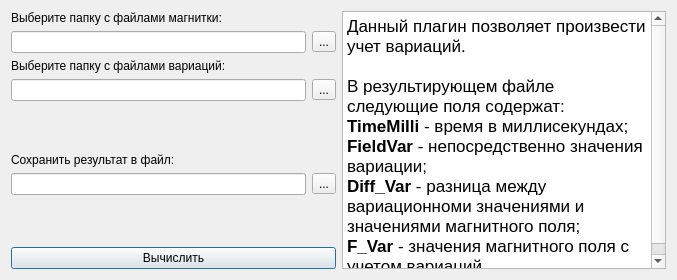
<?xml version="1.0" encoding="UTF-8"?>
<ui version="4.0">
 <class>Dialog</class>
 <widget class="QDialog" name="Dialog">
  <property name="geometry">
   <rect>
    <x>0</x>
    <y>0</y>
    <width>677</width>
    <height>280</height>
   </rect>
  </property>
  <property name="windowTitle">
   <string>Dialog</string>
  </property>
  <layout class="QHBoxLayout" name="horizontalLayout">
   <item>
    <layout class="QVBoxLayout" name="verticalLayout">
     <item>
      <widget class="QLabel" name="label_5">
       <property name="text">
        <string>Выберите папку с файлами магнитки:</string>
       </property>
      </widget>
     </item>
     <item>
      <layout class="QHBoxLayout" name="horizontalLayout_2">
       <item>
        <widget class="QLineEdit" name="lineEdit_in_magn"/>
       </item>
       <item>
        <widget class="QToolButton" name="toolButton_in_magn">
         <property name="text">
          <string>...</string>
         </property>
        </widget>
       </item>
      </layout>
     </item>
     <item>
      <widget class="QLabel" name="label_4">
       <property name="text">
        <string>Выберите папку с файлами вариаций:</string>
       </property>
      </widget>
     </item>
     <item>
      <layout class="QHBoxLayout" name="horizontalLayout_3">
       <item>
        <widget class="QLineEdit" name="lineEdit_in_var"/>
       </item>
       <item>
        <widget class="QToolButton" name="toolButton_in_var">
         <property name="text">
          <string>...</string>
         </property>
        </widget>
       </item>
      </layout>
     </item>
     <item>
      <spacer name="verticalSpacer_2">
       <property name="orientation">
        <enum>Qt::Vertical</enum>
       </property>
       <property name="sizeHint" stdset="0">
        <size>
         <width>20</width>
         <height>40</height>
        </size>
       </property>
      </spacer>
     </item>
     <item>
      <widget class="QLabel" name="label_3">
       <property name="text">
        <string>Сохранить результат в файл:</string>
       </property>
      </widget>
     </item>
     <item>
      <layout class="QHBoxLayout" name="horizontalLayout_4">
       <item>
        <widget class="QLineEdit" name="lineEdit_output"/>
       </item>
       <item>
        <widget class="QToolButton" name="toolButton_output">
         <property name="text">
          <string>...</string>
         </property>
        </widget>
       </item>
      </layout>
     </item>
     <item>
      <spacer name="verticalSpacer">
       <property name="orientation">
        <enum>Qt::Vertical</enum>
       </property>
       <property name="sizeHint" stdset="0">
        <size>
         <width>20</width>
         <height>40</height>
        </size>
       </property>
      </spacer>
     </item>
     <item>
      <widget class="QPushButton" name="pushButton_calc">
       <property name="text">
        <string>Вычислить</string>
       </property>
      </widget>
     </item>
    </layout>
   </item>
   <item>
    <widget class="QTextEdit" name="textEdit">
     <property name="enabled">
      <bool>true</bool>
     </property>
     <property name="readOnly">
      <bool>true</bool>
     </property>
     <property name="html">
      <string>&lt;!DOCTYPE HTML PUBLIC &quot;-//W3C//DTD HTML 4.0//EN&quot; &quot;http://www.w3.org/TR/REC-html40/strict.dtd&quot;&gt;
&lt;html&gt;&lt;head&gt;&lt;meta name=&quot;qrichtext&quot; content=&quot;1&quot; /&gt;&lt;style type=&quot;text/css&quot;&gt;
p, li { white-space: pre-wrap; }
&lt;/style&gt;&lt;/head&gt;&lt;body style=&quot; font-family:'.AppleSystemUIFont'; font-size:13pt; font-weight:400; font-style:normal;&quot;&gt;
&lt;p style=&quot; margin-top:0px; margin-bottom:0px; margin-left:0px; margin-right:0px; -qt-block-indent:0; text-indent:0px;&quot;&gt;Данный плагин позволяет произвести учет вариаций.&lt;/p&gt;
&lt;p style=&quot;-qt-paragraph-type:empty; margin-top:0px; margin-bottom:0px; margin-left:0px; margin-right:0px; -qt-block-indent:0; text-indent:0px;&quot;&gt;&lt;br /&gt;&lt;/p&gt;
&lt;p style=&quot; margin-top:0px; margin-bottom:0px; margin-left:0px; margin-right:0px; -qt-block-indent:0; text-indent:0px;&quot;&gt;В результирующем файле следующие поля содержат:&lt;/p&gt;
&lt;p style=&quot; margin-top:0px; margin-bottom:0px; margin-left:0px; margin-right:0px; -qt-block-indent:0; text-indent:0px;&quot;&gt;&lt;span style=&quot; font-weight:600;&quot;&gt;TimeMilli&lt;/span&gt; - время в миллисекундах;&lt;/p&gt;
&lt;p style=&quot; margin-top:0px; margin-bottom:0px; margin-left:0px; margin-right:0px; -qt-block-indent:0; text-indent:0px;&quot;&gt;&lt;span style=&quot; font-weight:600;&quot;&gt;FieldVar&lt;/span&gt; - непосредственно значения вариации;&lt;/p&gt;
&lt;p style=&quot; margin-top:0px; margin-bottom:0px; margin-left:0px; margin-right:0px; -qt-block-indent:0; text-indent:0px;&quot;&gt;&lt;span style=&quot; font-weight:600;&quot;&gt;Diff_Var&lt;/span&gt; - разница между вариационноми значениями и значениями магнитного поля;&lt;/p&gt;
&lt;p style=&quot; margin-top:0px; margin-bottom:0px; margin-left:0px; margin-right:0px; -qt-block-indent:0; text-indent:0px;&quot;&gt;&lt;span style=&quot; font-weight:600;&quot;&gt;F_Var&lt;/span&gt; - значения магнитного поля с учетом вариаций.&lt;/p&gt;&lt;/body&gt;&lt;/html&gt;</string>
     </property>
     <property name="acceptRichText">
      <bool>false</bool>
     </property>
    </widget>
   </item>
  </layout>
 </widget>
 <resources/>
 <connections/>
</ui>
